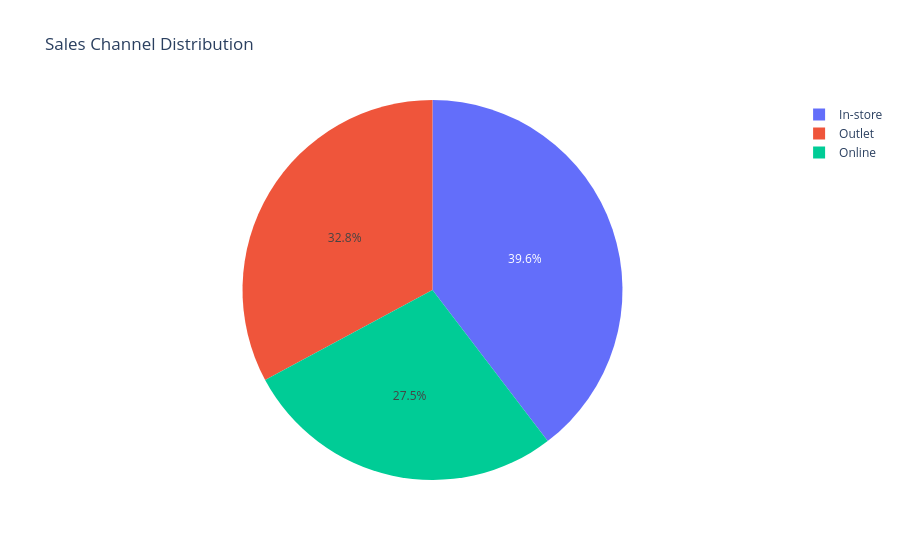

The code cell stored with this chart in its notebook:
### Markdown cell above
## Sales Channel Analysis

### Code cell
channel_sales = (df.groupby('Sales Method')['Total Sales'].sum().reset_index())
fig = px.pie(channel_sales, names='Sales Method', values='Total Sales', title='Sales Channel Distribution')
fig.show()

### Figure 1 — Plotly figure (JSON) as saved in the notebook; plotly's stock layout.template omitted (floating-point values rounded to 4 significant figures)
{"data": [{"domain": {"x": [0, 1], "y": [0, 1]}, "hovertemplate": "Sales Method=%{label}<br>Total Sales=%{value}<extra></extra>", "labels": ["In-store", "Online", "Outlet"], "legendgroup": "", "name": "", "showlegend": true, "type": "pie", "values": [356643750, 247672882, 295585493]}], "layout": {"legend": {"tracegroupgap": 0}, "title": {"text": "Sales Channel Distribution"}}}
